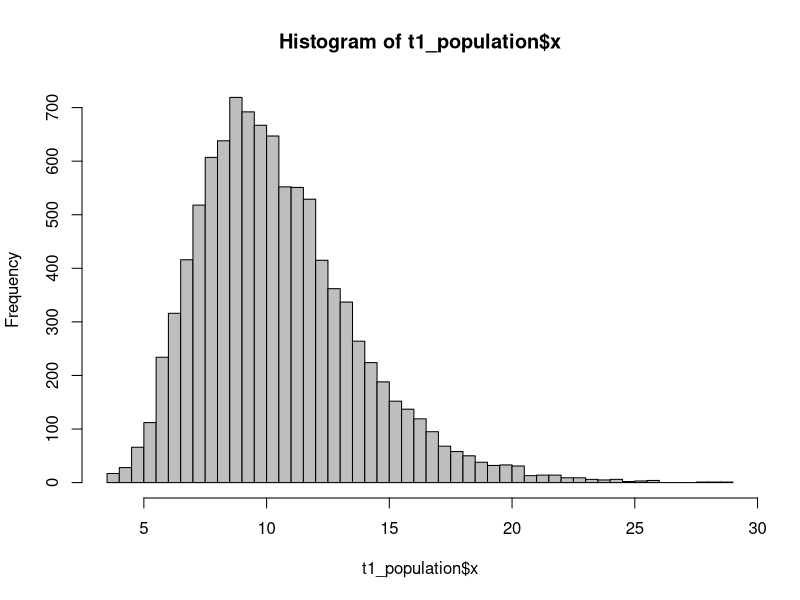

Source code (R):
## ---- chunk 1
knitr::opts_chunk$set(echo = TRUE)
## ---- chunk 2
# remember to set your working directory if needed!
# setwd("unit_1")
t1_population = read.csv("data/w1t1.csv")
hist(t1_population$x, breaks=50, col="gray")
## ---- chunk 3
n = nrow(t1_population)
(mu = mean(t1_population$x))
sq_diff = (t1_population$x - mu)^2 # squared deviations from the mean
numerator = sum(sq_diff)
(sigma = sqrt(numerator/n))

# or all on one line:
sqrt(sum((t1_population$x - mean(t1_population$x))^2) / nrow(t1_population))
## ---- chunk 4
n = 25
samp = sample(t1_population$x, n)
mean(samp)
sd(samp)
## ---- chunk 5
n = 25
# take a sample
my_sample = sample(t1_population$x, n)

# get the standard error
samp_sd = sd(my_sample)
st_err = samp_sd/sqrt(n)

# compute mean and confidence limits, save in a data.frame
# change "yourname" to be your actual name
samp_mean = mean(my_sample)
my_stats = data.frame(name = "yourname", mean = samp_mean, sd = samp_sd,
					  lower = samp_mean - 1.96*st_err, 
					  upper = samp_mean + 1.96*st_err)
# save the file to your computer, in the unit_1 folder, so we can share them
# replace "yourname" with your name
# write.csv(my_stats, "yourname_t1c.csv")
## ---- chunk 6
# You may have to set or change your working directory, or change the file name to include the folder as well
fish = read.csv("data/coral_fish.csv")
str(fish)
head(fish)
## ---- chunk 7
with(fish, tapply(richness, type, mean))
## ---- chunk 8
conf_interval = function(x, alpha = 0.05) {
	# the default is a 95% confidence interval, can be changed when you call the function
	n = length(x)
	mu = mean(x)
	sem = sd(x)/sqrt(n) # standard error
	# half of alpha comes from each side of the distribution
	t_vals = qt(c(alpha/2, 1-alpha/2), n -1)
	# compute the CI
	ci = mu + sem * t_vals
	names(ci) = c("lower", "upper")
	return(ci)
}

# use tapply to get a confidence interval for both types
with(fish, tapply(richness, type, conf_interval))

# change alpha to 0.01, getting a 99% CI
with(fish, tapply(richness, type, conf_interval, alpha = 0.01))
